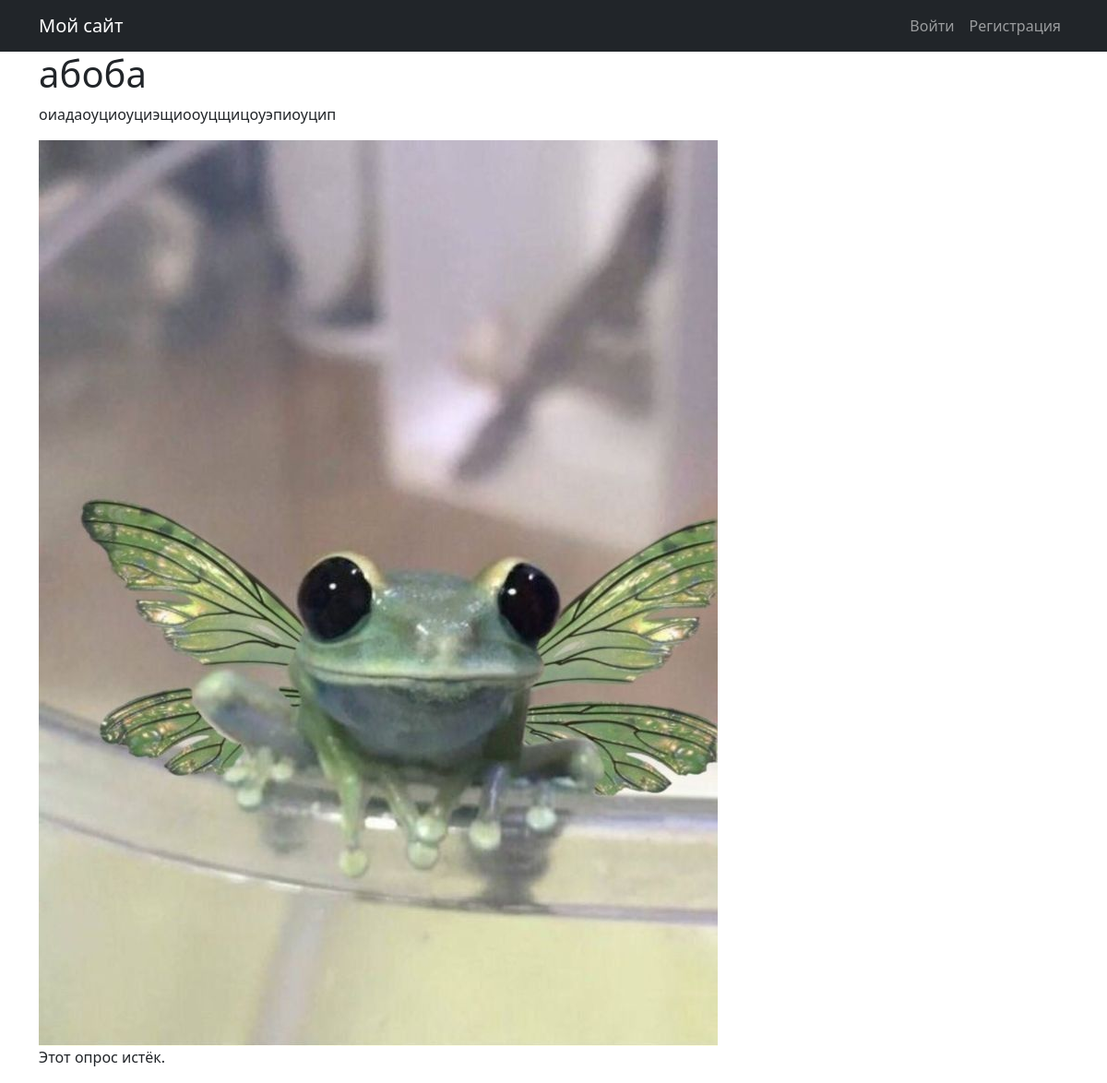
The app's page /polls/2/ with its own data.
### polls/models.py (models this page shows, shortened)
class Question(models.Model):
    question_text = models.CharField( verbose_name="название", max_length=200)
    description_short = models.CharField( max_length=300, verbose_name="Краткое описание", blank=True)
    description_full = models.TextField(verbose_name="Полное описание", blank=True)
    image = models.ImageField(upload_to='polls/images/', verbose_name="Изображение", blank=True, null=True)
    pub_date = models.DateTimeField('date published', auto_now_add=True)
    expires_at = models.DateTimeField( verbose_name= "Истекает в",  null=True, blank=True)
    author = models.ForeignKey(User, on_delete=models.CASCADE, related_name='questions')
    @property
    def is_expired(self):
        if self.expires_at:
            return timezone.now() > self.expires_at
        return False

### polls/views.py (the view)
# urls.py: path('<int:pk>/', views.DetailView.as_view(), name='detail'),
class DetailView(generic.DetailView):
    model = Question
    template_name = 'polls/detail.html'
    def get_context_data(self, **kwargs):
        context = super().get_context_data(**kwargs)
        question = self.get_object()
        if self.request.user.is_authenticated:
            context['has_voted'] = Vote.objects.filter(user=self.request.user, question=question).exists()
        else:
            context['has_voted'] = False
        return context

### polls/templates/polls/detail.html (shortened to what this page needs)
{% extends "base_generic.html" %}
{% block content %}
  <h1>{{ question.question_text }}</h1>
  {% if question.description_full %}
    <p>{{ question.description_full }}</p>
  {% endif %}
  {% if question.image %}
    <img src="{{ question.image.url }}" alt="Изображение к вопросу">
  {% endif %}
  {% if question.is_expired %}
    <p>Этот опрос истёк.</p>
  {% else %}
    <p><a href="{% url 'login' %}">Войдите</a>, чтобы голосовать.</p>
  {% endif %}
{% endblock %}

### records on screen
Question: question_text "абоба", description_full "оиадаоуциоуциэщиооуцщицоуэпиоуцип", image (picture)
